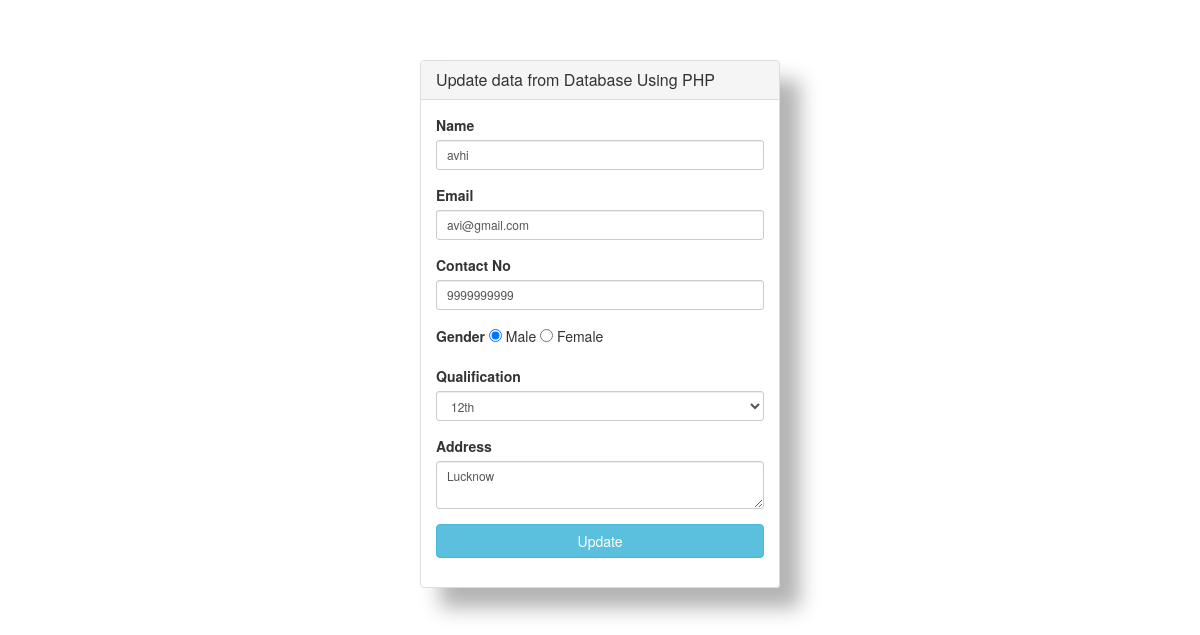
The page /edit.php?id=3 on the database its author committed.
### tables this page shows
CREATE TABLE `student_details` (
  `id` int(11) NOT NULL,
  `name` varchar(100) DEFAULT NULL,
  `email` varchar(45) DEFAULT NULL,
  `contact_no` varchar(45) DEFAULT NULL,
  `gender` varchar(45) DEFAULT NULL,
  `qualification` varchar(45) DEFAULT NULL,
  `address` varchar(450) DEFAULT NULL,
  `create_date` timestamp NULL DEFAULT current_timestamp()
);

### edit.php (the view, shortened to what this page needs)
<?php
include  'dbconnection.php';
$userid=intval($_GET['id']);
$sql = "SELECT id,name,email,contact_no,gender,qualification,address from student_details where id=:uid";
$query = $dbconnection->prepare($sql);
$query->bindParam(':uid',$userid,PDO::PARAM_STR);
$query->execute();
$results=$query->fetchAll(PDO::FETCH_OBJ);
if($query->rowCount() > 0)
{
foreach($results as $result)
{
$Names = $result->name;
$Emaiids = $result->email;
$contactno = $result->contact_no;
$genders = $result->gender;
$eductions = $result->qualification;
$addresss = $result->address;
		}
	}
	?>
<link href="https://netdna.bootstrapcdn.com/bootstrap/3.1.0/css/bootstrap.min.css" rel="stylesheet" id="bootstrap-css">
<div class="container">
        <div class="row centered-form">
        <div class="col-xs-12 col-sm-8 col-md-4 col-sm-offset-2 col-md-offset-4">
        	<div class="panel panel-default">
        		<div class="panel-heading">
			    		<h3 class="panel-title">Update data from Database Using PHP</h3>
			 			</div>
			 			<div class="panel-body">
			    		<form method="POST">
                            <div class="form-group">
			    				<label for="name">Name</label>
			    				<input type="text" name="name" id="name" class="form-control input-sm" placeholder="Name" required="" value="<?php echo $Names;?>">
			    			</div>
			    			<div class="form-group">
			    				<label for="email">Email</label>
			    				<input type="email" name="email" id="email" class="form-control input-sm" placeholder="Email Address" required="" value="<?php echo $Emaiids; ?>">
			    			</div>
			    			<div class="form-group">
			    				<label for="contactno">Contact No</label>
			    				<input type="text" name="contactno" id="contactno" class="form-control input-sm" placeholder="Contact No" required="" maxlength="10" value="<?php echo $contactno; ?>">
			    			</div>
			    			<div class="form-group">
			    				<label for="name">Gender</label>
			    				 <input type="radio" name="gender" value="Male" <?php if ($genders == 'Male') echo 'checked="checked"'; ?>" /> Male
                               <input type="radio" name="gender" value="Male" <?php if ($genders == 'Female') echo 'checked="checked"'; ?>" /> Female
			    			</div>
			    			<div class="form-group">
			    				<label for="qualification">Qualification</label>
			    				<select name="qualification" id="qualification" class="form-control input-sm" placeholder="Qualification" required="">
			    					<option value="12th"<?php if($eductions=='12th')echo 'selected'?>>12th</option>
			    				</select>
			    			</div>
			    			<div class="form-group">
			    				<label for="name">Address</label>
			    				<textarea name="address" id="address" class="form-control input-sm" required=""><?php echo $addresss; ?></textarea>
			    			</div>
                               <input type="submit" name="submit" value="Update" class="btn btn-info btn-block">
			    		</form>
			    	</div>
	    		</div>
    		</div>
    	</div>
    </div>

### edit.php (style rules this page uses)
.centered-form { margin-top: 60px; }
.centered-form .panel { background: rgba(255, 255, 255, 0.8); box-shadow: rgba(0, 0, 0, 0.3) 20px 20px 20px; }

### rows shown on the page
student_details: name "avhi", email "avi@gmail.com", contactno "9999999999", gender "☑", qualification "12th", address "Lucknow"
